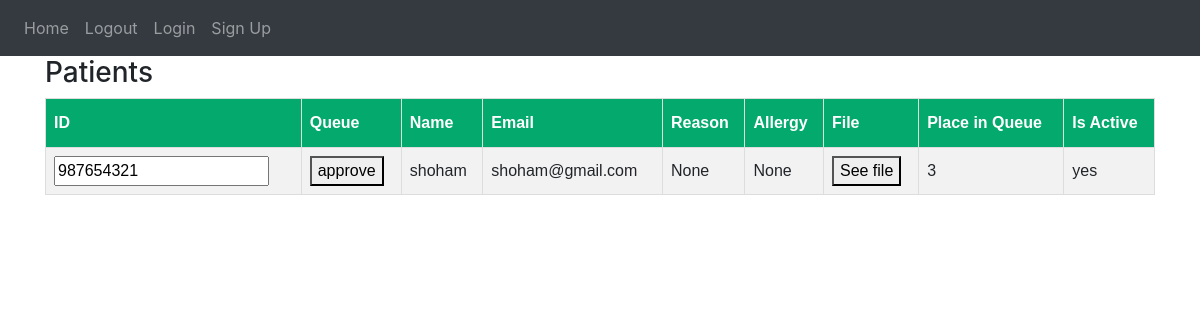
/patients_for_secretary, run on an earlier commit of the app's database.
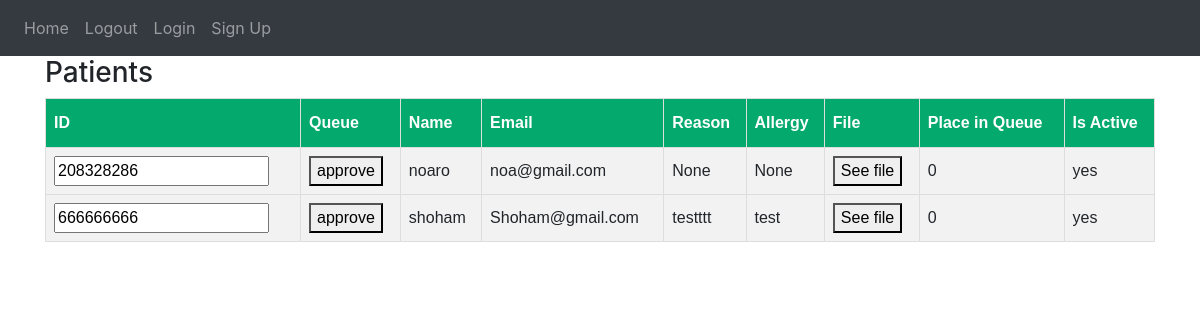
And on a later commit of the database.
### website/models.py (models this page shows)
class User(db.Model):
    ID = db.Column(db.Integer, primary_key=True)
    email = db.Column(db.String(150), unique=True)
    password = db.Column(db.String(150))
    Name = db.Column(db.String(150))
    role = db.Column(db.String(150))
    is_active_patient = db.Column(db.Integer)
    allergy = db.Column(db.String(150))
    n_action = db.Column(db.String(30))
    answer = db.Column(db.String(30))
    reason = db.Column(db.String(200))
    place_in_queue = db.Column(db.Integer)
    s_action = db.Column(db.String(20))
    is_approved = db.Column(db.Integer)
    message = db.Column(db.String(200))

### website/views.py (the view, shortened to what this page needs)
@views.route('/patients_for_secretary', methods=['GET', 'POST'])
def patients_for_secretary():
    print("In views.route(patients)")
    return render_template("patiensts_for_secretary.html",
          patients=db.session.query(User).filter(User.role == 'patient')
                           .filter(User.is_approved != 1)
                           .filter(User.message == "")
                           .order_by(db.asc(User.place_in_queue)))

### website/templates/patiensts_for_secretary.html (shortened to what this page needs)
<!DOCTYPE html>
{% extends "base.html" %} {% block title %} Home {% endblock %}
{% block content %}
<html lang="en">
<head>
</head>
<body>
  <h3>Patients</h3>
    <table>
        <thead>
            <tr>
                <th>ID</th>
                <th>Queue</th>
                <th>Name</th>
                <th>Email</th>
                <th>Reason</th>
                <th>Allergy</th>
                <th>File</th>
                <th>Place in Queue</th>
                <th>Is Active</th>
            </tr>
        </thead>
        <tbody>
            {% for patient in patients %}
                <form method="post">
                    <tr>
                        <td><input name="patient_id" value="{{ patient.ID }}" readonly/></td>
                        <td><button type="submit" name="approve">approve</button></td>
                        <td>{{ patient.Name }}</td>
                        <td>{{ patient.email }}</td>
                        <td>{{ patient.reason }}</td>
                        <td>{{ patient.allergy }}</td>
                        <td><button type="submit" name="read_file">See file</button></td>
                        <td>{{ patient.place_in_queue }}</td>
                        <td>{{ "yes" if patient.is_active_patient==1 else "No" }}</td>
                    </tr>
                </form>
            {% endfor %}
        </tbody>
    </table>
</body>
</html>
{% endblock %}

What changed in the data, as far as the page shows it:
no longer on this page (row edited): User: patient_id "987654321", Name "shoham", email "shoham@gmail.com", reason "None", allergy "None", place_in_queue "3", is_active_patient "yes"
now on this page (row edited): User: patient_id "208328286", Name "noaro", email "noa@gmail.com", reason "None", allergy "None", place_in_queue "0", is_active_patient "yes"
now on this page (row edited): User: patient_id "666666666", Name "shoham", email "Shoham@gmail.com", reason "testttt", allergy "test", place_in_queue "0", is_active_patient "yes"
